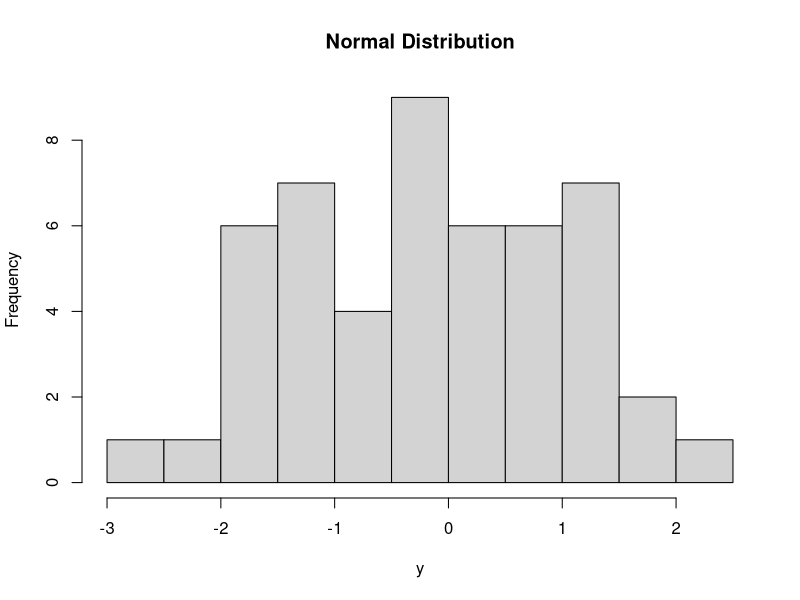

Write R code to recreate this figure.
# rnorm

# create a sample of 50 numbers which are normally distributed.
y<-rnorm(50)
# plot the histogram for this sample.
hist(y,main="Normal Distribution")